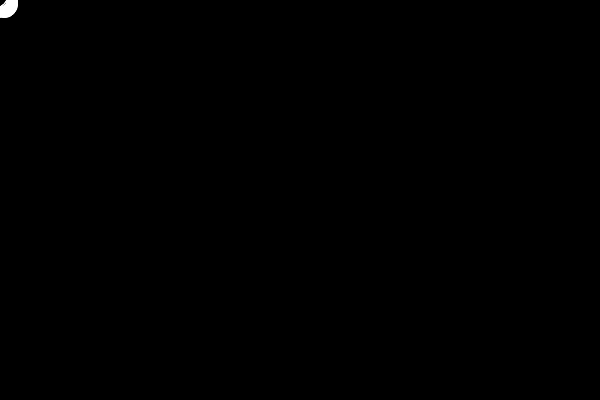
Frame 1 (no input)
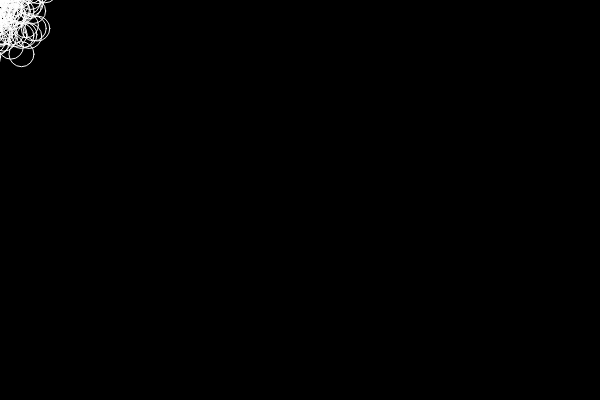
Frame 60 (no input)
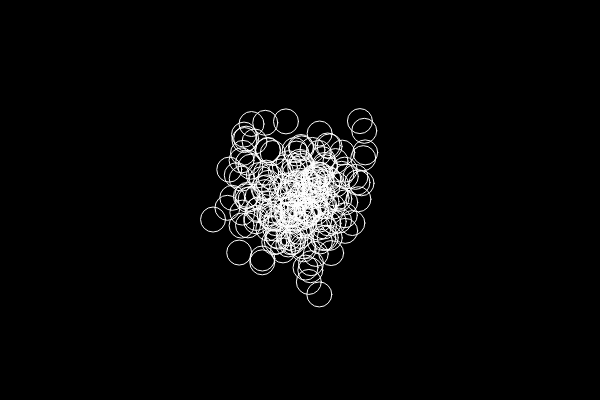
Frame 120 (the mouse pressed at the canvas centre since frame 60)

The p5.js sketch that drew these frames (run headless with seeded random() and noise() and a simulated clock; from frame 60 on, the mouse is pressed at the canvas centre):

// p5.js sketch
// ── sketch.js
var bubbles = [];
function setup(){
  createCanvas(600,400);
  for(var i =0; i < 200; i++){
    bubbles[i] = {
      x:0,
      y:0,
     display: function(){
        stroke(255);
        noFill();
        ellipse(this.x,this.y,25,25);
      },
      move: function(){
        this.x = this.x + random(-5,5);
        this.y = this.y + random(-5,5);
      }
    }
  }
}
function draw(){
  translate(mouseX,mouseY);
  background(0);
  for(var i = 0; i < bubbles.length; i++){
    bubbles[i].move();
    bubbles[i].display();
  }
}
